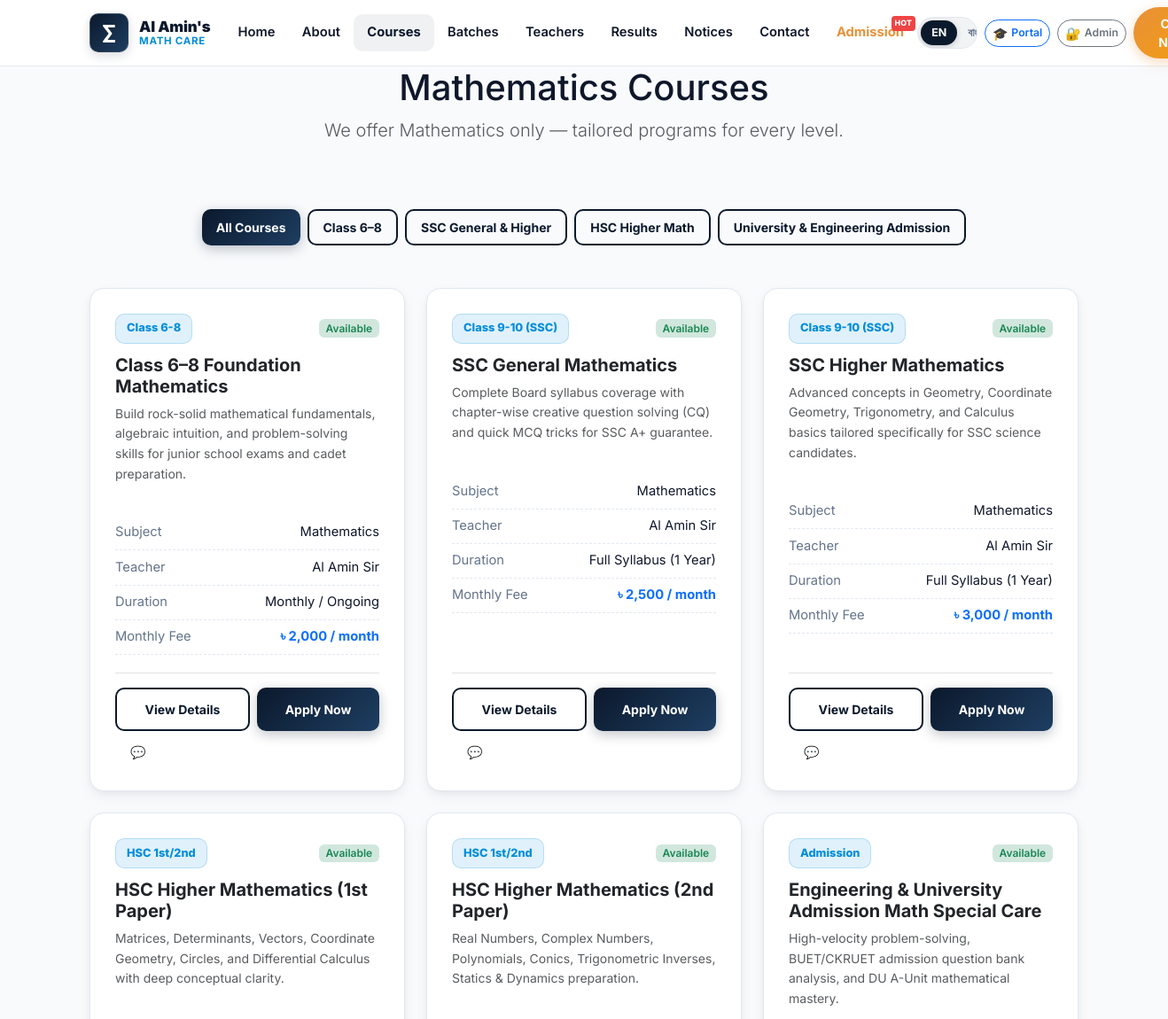
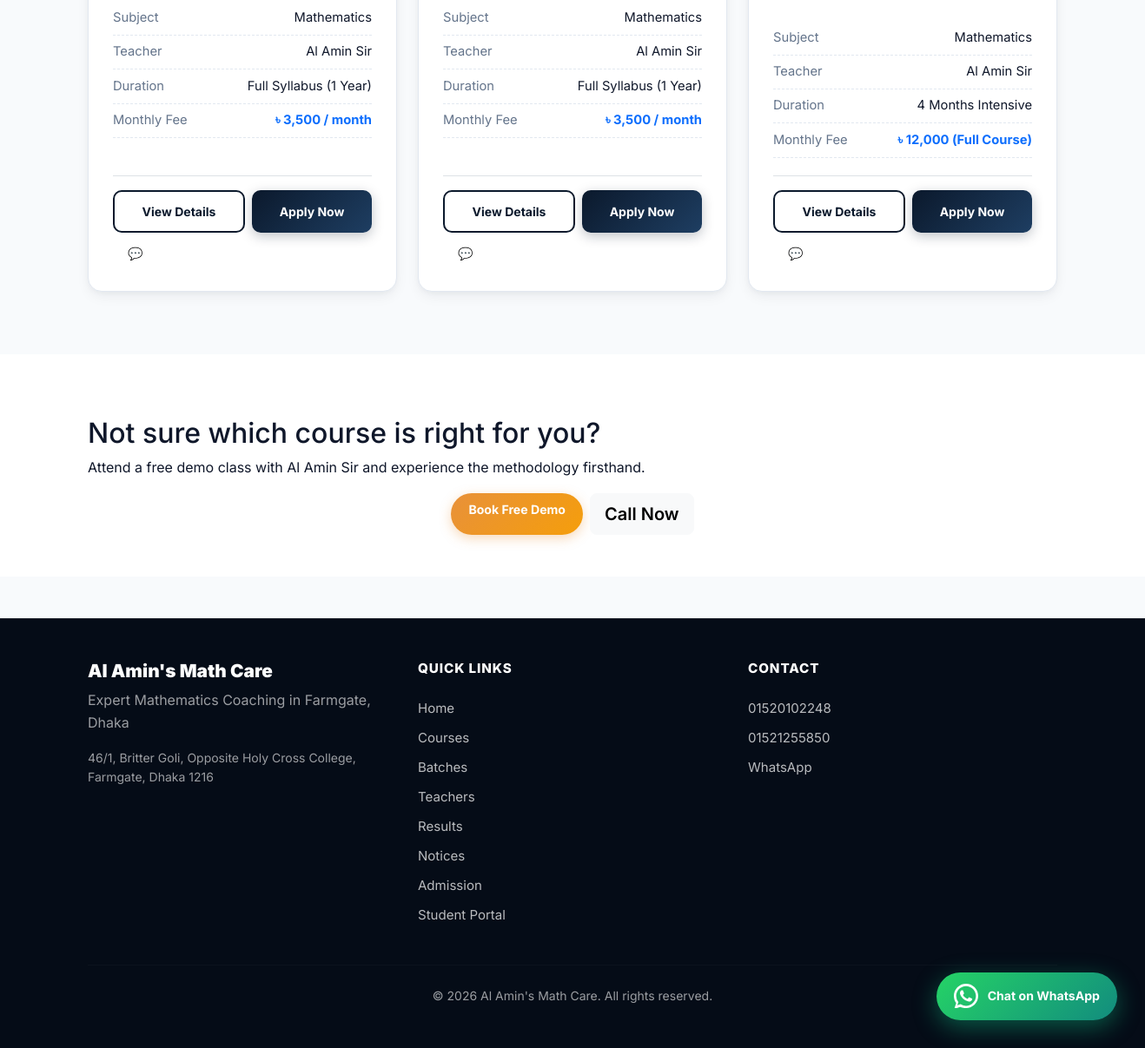
/courses.php, run on the app's committed database (2 pictures, top to bottom).
### tables this page shows
CREATE TABLE IF NOT EXISTS `courses` (
  `id` INT UNSIGNED AUTO_INCREMENT PRIMARY KEY,
  `slug` VARCHAR(150) NOT NULL UNIQUE,
  `title_en` VARCHAR(200) NOT NULL,
  `title_bn` VARCHAR(200) DEFAULT NULL,
  `class_level` VARCHAR(50) NOT NULL,
  `math_category` ENUM('general_math', 'higher_math_1st', 'higher_math_2nd', 'combined_higher_math', 'admission_engineering_math') NOT NULL DEFAULT 'general_math',
  `course_type` ENUM('regular', 'crash', 'model_test', 'special_care') DEFAULT 'regular',
  `duration` VARCHAR(50) DEFAULT NULL,
  `fee` DECIMAL(10,2) NOT NULL DEFAULT 0.00,
  `fee_display_en` VARCHAR(80) DEFAULT 'Contact us',
  `fee_display_bn` VARCHAR(80) DEFAULT 'যোগাযোগ করুন',
  `teacher_id` INT UNSIGNED DEFAULT NULL,
  `description_en` TEXT DEFAULT NULL,
  `description_bn` TEXT DEFAULT NULL,
  `is_popular` TINYINT(1) DEFAULT 0,
  `is_active` TINYINT(1) DEFAULT 1,
  `is_deleted` TINYINT(1) DEFAULT 0,
  `created_at` TIMESTAMP DEFAULT CURRENT_TIMESTAMP,
  FOREIGN KEY (`teacher_id`) REFERENCES `teachers`(`id`) ON DELETE SET NULL
);

### includes/i18n.php (called while the page is built, shortened)
<?php
function app_config(): array
{
    static $config = null;
    if ($config === null) {
        $config = require __DIR__ . '/../config/app.php';
    }
    return $config;
}
function current_locale(): string
{
    $config = app_config();
    $locale = $_GET['lang'] ?? $_COOKIE['site_lang'] ?? $_COOKIE['locale'] ?? $config['default_locale'];
    return $locale;
}
function load_translations(string $locale): array
{
    $file = __DIR__ . '/../lang/' . $locale . '.php';
    return require $file;
}
function init_i18n(): void
{
    $config = app_config();
    $locale = current_locale();
    $translations = load_translations($locale);
}
function __(string $key, array $replace = []): string
{
    global $translations, $locale;
    $text = $translations[$key] ?? $key;
    foreach ($replace as $search => $value) {
        $text = str_replace(':' . $search, (string) $value, $text);
    }
    return $text;
}
function base_url(string $path = ''): string
{
    $base = rtrim(app_config()['base_url'] ?? '', '/');
    $path = ltrim($path, '/');
    return $base . ($path !== '' ? '/' . $path : '');
}
function get_current_lang(): string
{
    global $locale;
    return $locale ?? 'en';
}
function content(?array $row, string $field): string
{
    $current = get_current_lang();
    $localizedField = "{$field}_{$current}";
    if (!empty($row[$localizedField])) {
        return (string) $row[$localizedField];
    }
    return (string) ($row[$field] ?? '');
}

### includes/helpers.php (called while the page is built, shortened)
<?php
function e(?string $value): string
{
    return htmlspecialchars($value ?? '', ENT_QUOTES | ENT_SUBSTITUTE, 'UTF-8');
}
function clean_input(mixed $data): string
{
    return trim(strip_tags((string) $data));
}
function phone_link(string $number): string
{
    $digits = preg_replace('/\D/', '', $number);
    if (strlen($digits) === 11 && str_starts_with($digits, '0')) {
        $digits = '88' . $digits;
    }
    return 'tel:+' . $digits;
}
function whatsapp_link(string $number, string $message = ''): string
{
    $digits = preg_replace('/\D/', '', $number);
    if (strlen($digits) === 11 && str_starts_with($digits, '0')) {
        $digits = '88' . $digits;
    }
    $url = 'https://wa.me/' . $digits;
    if ($message !== '') {
        $url .= '?text=' . rawurlencode($message);
    }
    return $url;
}
function config_tagline(): string
{
    $locale = function_exists('get_current_lang') ? get_current_lang() : 'en';
    $config = app_config();
    return $locale === 'bn' ? $config['site_tagline_bn'] : $config['site_tagline_en'];
}

### courses.php (the view, shortened to what this page needs)
<?php
require_once __DIR__ . '/includes/db.php';
require_once __DIR__ . '/includes/i18n.php';
require_once __DIR__ . '/includes/helpers.php';
$selectedClass = clean_input($_GET['class'] ?? 'all');
try {
    $pdo = db();
    if ($selectedClass !== 'all' && $selectedClass !== '') {
        $stmt = $pdo->prepare('SELECT * FROM courses WHERE is_deleted = 0 AND is_active = 1 AND (class_level LIKE :cl OR slug LIKE :sl) ORDER BY id ASC');
        $stmt->execute([
            ':cl' => "%{$selectedClass}%",
            ':sl' => "%{$selectedClass}%"
        ]);
        $courses = $stmt->fetchAll();
    } else {
        $courses = $pdo->query('SELECT * FROM courses WHERE is_deleted = 0 AND is_active = 1 ORDER BY id ASC')->fetchAll();
    }
} catch (Throwable $e) {
    $courses = courses_data();
}
$filters = [
    'all'       => $locale === 'bn' ? 'সকল কোর্স' : 'All Courses',
    'Class 6-8' => $locale === 'bn' ? 'ক্লাস ৬–৮' : 'Class 6–8',
    'SSC'       => $locale === 'bn' ? 'এসএসসি (সাধারণ ও উচ্চতর)' : 'SSC General & Higher',
    'HSC'       => $locale === 'bn' ? 'এইচএসসি (১ম ও ২য় পত্র)' : 'HSC Higher Math',
    'Admission' => $locale === 'bn' ? 'ভর্তি পরীক্ষা স্পেশাল' : 'University & Engineering Admission',
];
require __DIR__ . '/includes/header.php';
?>
<section class="page-hero">
    <div class="container text-center">
        <h1><?= e(__('page_courses_title')) ?></h1>
        <p class="text-muted mb-0 lead"><?= e(__('page_courses_lead')) ?></p>
    </div>
</section>
<section class="section">
    <div class="container">
        <div class="d-flex flex-wrap justify-content-center gap-2 mb-5">
            <?php foreach ($filters as $key => $label):
                $isActive = ($selectedClass === $key) || ($key === 'all' && $selectedClass === 'all');
            ?>
            <a href="<?= e(base_url('courses.php' . ($key === 'all' ? '' : '?class=' . urlencode($key)))) ?>"
               class="btn <?= $isActive ? 'btn-primary-custom' : 'btn-outline-custom' ?> btn-sm px-3 py-2">
                <?= e($label) ?>
            </a>
            <?php endforeach; ?>
        </div>
        <div class="row g-4">
            <?php if (empty($courses)): ?>
            <div class="col-12 text-center py-5">
                <p class="text-muted fs-5"><?= $locale === 'bn' ? 'কোনো কোর্স পাওয়া যায়নি।' : 'No courses found in this category.' ?></p>
                <a href="<?= e(base_url('courses.php')) ?>" class="btn btn-outline-custom mt-2"><?= e(__('btn_view_all')) ?></a>
            </div>
            <?php else: ?>
            <?php foreach ($courses as $course):
                $title = isset($course['title_en']) ? content($course, 'title') : ($course['subject'] ?? '');
                $desc = isset($course['description_en']) ? content($course, 'description') : '';
                $feeDisplay = isset($course['fee_display_en']) ? content($course, 'fee_display') : ($course['fee'] ?? 'Contact us');
                $classLevel = $course['class_level'] ?? ($course['class'] ?? 'Mathematics');
                $duration = $course['duration'] ?? 'Full Syllabus';
                $slug = $course['slug'] ?? 'course';
                $waMsg = __('whatsapp_prefill', ['course' => $title]);
            ?>
            <div class="col-md-6 col-lg-4">
                <div class="course-card d-flex flex-column h-100">
                    <div class="d-flex justify-content-between align-items-center mb-2">
                        <span class="badge-class"><?= e($classLevel) ?></span>
                        <span class="badge bg-success-subtle text-success fw-semibold small"><?= e(__('seats_available')) ?></span>
                    </div>
                    <h2 class="h5 fw-bold mt-1 mb-2">
                        <a href="<?= e(base_url('course-details.php?slug=' . urlencode($slug))) ?>" class="text-dark">
                            <?= e($title) ?>
                        </a>
                    </h2>
                    <?php if (!empty($desc)): ?>
                    <p class="text-muted small mb-3"><?= e($desc) ?></p>
                    <?php endif; ?>
                    <ul class="course-meta flex-grow-1">
                        <li><span><?= e(__('course_subject')) ?></span><span><?= e(__('mathematics')) ?></span></li>
                        <li><span><?= e(__('course_teacher')) ?></span><span><?= e($config['head_teacher']) ?></span></li>
                        <li><span><?= e(__('course_duration')) ?></span><span><?= e($duration) ?></span></li>
                        <li><span><?= e(__('course_fee')) ?></span><span class="fw-bold text-primary"><?= e($feeDisplay) ?></span></li>
                    </ul>
                    <div class="d-flex gap-2 flex-wrap pt-3 border-top">
                        <a class="btn btn-outline-custom btn-sm flex-fill text-center" href="<?= e(base_url('course-details.php?slug=' . urlencode($slug))) ?>">
                            <?= e(__('btn_view_details')) ?>
                        </a>
                        <a class="btn btn-primary-custom btn-sm flex-fill text-center" href="<?= e(base_url('admission.php?course=' . urlencode($title))) ?>">
                            <?= e(__('btn_apply')) ?>
                        </a>
                        <a class="btn btn-whatsapp btn-sm px-3" href="<?= e(whatsapp_link($config['whatsapp'], $waMsg)) ?>" target="_blank" rel="noopener" title="WhatsApp">
                            💬
                        </a>
                    </div>
                </div>
            </div>
            <?php endforeach; ?>
            <?php endif; ?>
        </div>
    </div>
</section>
<section class="section bg-white pb-5">
    <div class="container">
        <div class="cta-band">
            <h2><?= $locale === 'bn' ? 'সঠিক কোর্স বেছে নিতে দ্বিধাগ্রস্ত?' : 'Not sure which course is right for you?' ?></h2>
            <p><?= $locale === 'bn' ? 'আল আমিন স্যারের সাথে সরাসরি ফ্রি ডেমো ক্লাস করে সিদ্ধান্ত নিন।' : 'Attend a free demo class with Al Amin Sir and experience the methodology firsthand.' ?></p>
            <div class="d-flex flex-wrap justify-content-center gap-2">
                <a class="btn btn-cta btn-lg" href="<?= e(base_url('admission.php?demo=1')) ?>"><?= e(__('btn_free_demo')) ?></a>
                <a class="btn btn-light btn-lg fw-semibold" href="<?= e(phone_link($config['phone_primary'])) ?>"><?= e(__('btn_call')) ?></a>
            </div>
        </div>
    </div>
</section>
<?php require __DIR__ . '/includes/footer.php'; ?>

### assets/css/main.css (style rules this page uses)
:root { --primary: #0b192c; --primary-dark: #050c17; --primary-light: #1e3e62; --primary-surface: #f0f4f9; --accent-cyan: #008dda; --accent-cyan-light: #41b06e; --accent-cyan-glow: rgba(0, 141, 218, 0.25); --accent-gold: #f59e0b; --accent-amber: #e8913a; --accent-hover: #d97706; --success: #10b981; --success-bg: #ecfdf5; --success-border: #a7f3d0; --success-text: #065f46; --urgent: #ef4444; --urgent-bg: #fef2f2; --urgent-border: #fecaca; --urgent-text: #991b1b; --bg: #f8fafc; --surface: #ffffff; --surface-glass: rgba(255, 255, 255, 0.85); --surface-glass-dark: rgba(11, 25, 44, 0.78); --border: #e2e8f0; --border-glass: rgba(255, 255, 255, 0.25); --border-hover: rgba(0, 141, 218, 0.35); --text: #0f172a; --text-muted: #64748b; --text-soft: #94a3b8; --shadow-sm: 0 2px 4px rgba(11, 25, 44, 0.04); --shadow-md: 0 6px 16px -2px rgba(11, 25, 44, 0.07), 0 2px 6px -1px rgba(11, 25, 44, 0.04); --shadow-lg: 0 14px 28px -4px rgba(11, 25, 44, 0.09), 0 8px 12px -3px rgba(11, 25, 44, 0.05); --shadow-hover: 0 22px 38px -6px rgba(11, 25, 44, 0.14), 0 12px 18px -4px rgba(0, 141, 218, 0.08); --shadow-glow-cyan: 0 0 25px rgba(0, 141, 218, 0.35); --shadow-glow-whatsapp: 0 8px 28px rgba(16, 185, 129, 0.45); --radius-sm: 10px; --radius-md: 16px; --radius-lg: 24px; --radius-pill: 9999px; --font-en: 'Inter', system-ui, -apple-system, sans-serif; --font-bn: 'Noto Sans Bengali', 'Inter', system-ui, sans-serif; --font: var(--font-en); }
*, *::before, *::after { box-sizing: border-box; }
html { scroll-behavior: smooth; -webkit-text-size-adjust: 100%; }
body { font-family: var(--font); color: var(--text); background-color: var(--bg); line-height: 1.62; padding-bottom: 84px; margin: 0; overflow-x: hidden; -webkit-font-smoothing: antialiased; -moz-osx-font-smoothing: grayscale; }
@media (min-width: 992px) { body { padding-bottom: 0; } }
a { color: var(--accent-cyan); text-decoration: none; transition: color 0.2s ease; }
.btn-cta { background: linear-gradient(135deg, var(--accent-amber), #f59e0b); color: #ffffff !important; border: none; font-weight: 700; font-size: 0.88rem; border-radius: var(--radius-pill); padding: 0.5rem 1.25rem; box-shadow: 0 4px 14px rgba(232, 145, 58, 0.35); transition: all 0.25s ease; }
.btn-primary-custom { background: linear-gradient(135deg, var(--primary), var(--primary-light)); border: none; color: #ffffff !important; font-weight: 700; border-radius: var(--radius-sm); padding: 0.8rem 1.5rem; box-shadow: 0 4px 14px rgba(11, 25, 44, 0.25); transition: all 0.25s ease; display: inline-flex; align-items: center; justify-content: center; gap: 0.5rem; }
.btn-outline-custom { border: 2px solid var(--primary); color: var(--primary); font-weight: 700; border-radius: var(--radius-sm); padding: 0.75rem 1.5rem; background: transparent; transition: all 0.25s ease; display: inline-flex; align-items: center; justify-content: center; gap: 0.5rem; }
.section { padding: 4.5rem 0; }
.feature-card, .course-card, .batch-card, .teacher-card, .testimonial-card, .notice-card { background: var(--surface); border: 1px solid var(--border); border-radius: var(--radius-md); padding: 1.75rem; height: 100%; box-shadow: var(--shadow-md); transition: all 0.3s cubic-bezier(0.16, 1, 0.3, 1); position: relative; overflow: hidden; }
.badge-class { background: rgba(0, 141, 218, 0.12); color: var(--accent-cyan); font-weight: 800; padding: 0.35rem 0.75rem; border-radius: var(--radius-sm); font-size: 0.8rem; border: 1px solid rgba(0, 141, 218, 0.2); }
.course-meta { list-style: none; padding: 0; margin: 1.25rem 0; font-size: 0.92rem; }
.course-meta li { display: flex; justify-content: space-between; padding: 0.45rem 0; border-bottom: 1px dashed var(--border); }
.course-meta li span:first-child { color: var(--text-muted); }

### data on the page
courses: class_level "Class 6-8", title_en "Class 6–8 Foundation Mathematics", description_en "Build rock-solid mathematical fundamentals, algebraic intuition, and problem-solving skills for junior school exams and cadet preparation.", duration "Monthly / Ongoing", fee_display_en "৳ 2,000 / month"
courses: class_level "Class 9-10 (SSC)", title_en "SSC General Mathematics", description_en "Complete Board syllabus coverage with chapter-wise creative question solving (CQ) and quick MCQ tricks for SSC A+ guarantee.", duration "Full Syllabus (1 Year)", fee_display_en "৳ 2,500 / month"
courses: class_level "Class 9-10 (SSC)", title_en "SSC Higher Mathematics", description_en "Advanced concepts in Geometry, Coordinate Geometry, Trigonometry, and Calculus basics tailored specifically for SSC science candidates.", duration "Full Syllabus (1 Year)", fee_display_en "৳ 3,000 / month"
courses: class_level "HSC 1st/2nd", title_en "HSC Higher Mathematics (1st Paper)", description_en "Matrices, Determinants, Vectors, Coordinate Geometry, Circles, and Differential Calculus with deep conceptual clarity.", duration "Full Syllabus (1 Year)", fee_display_en "৳ 3,500 / month"
courses: class_level "HSC 1st/2nd", title_en "HSC Higher Mathematics (2nd Paper)", description_en "Real Numbers, Complex Numbers, Polynomials, Conics, Trigonometric Inverses, Statics & Dynamics preparation.", duration "Full Syllabus (1 Year)", fee_display_en "৳ 3,500 / month"
courses: class_level "Admission", title_en "Engineering & University Admission Math Special Care", description_en "High-velocity problem-solving, BUET/CKRUET admission question bank analysis, and DU A-Unit mathematical mastery.", duration "4 Months Intensive", fee_display_en "৳ 12,000 (Full Course)"

### other printed values
__('nav_home') "Home"
__('nav_about') "About"
__('nav_courses') "Courses"
__('nav_batches') "Batches"
__('nav_teachers') "Teachers"
__('nav_results') "Results"
__('nav_notices') "Notices"
__('nav_contact') "Contact"
__('nav_admission') "Admission"
__('page_courses_title') "Mathematics Courses"
__('page_courses_lead') "We offer Mathematics only — tailored programs for every level."
$label "All Courses"
$label "Class 6–8"
$label "SSC General & Higher"
$label "HSC Higher Math"
